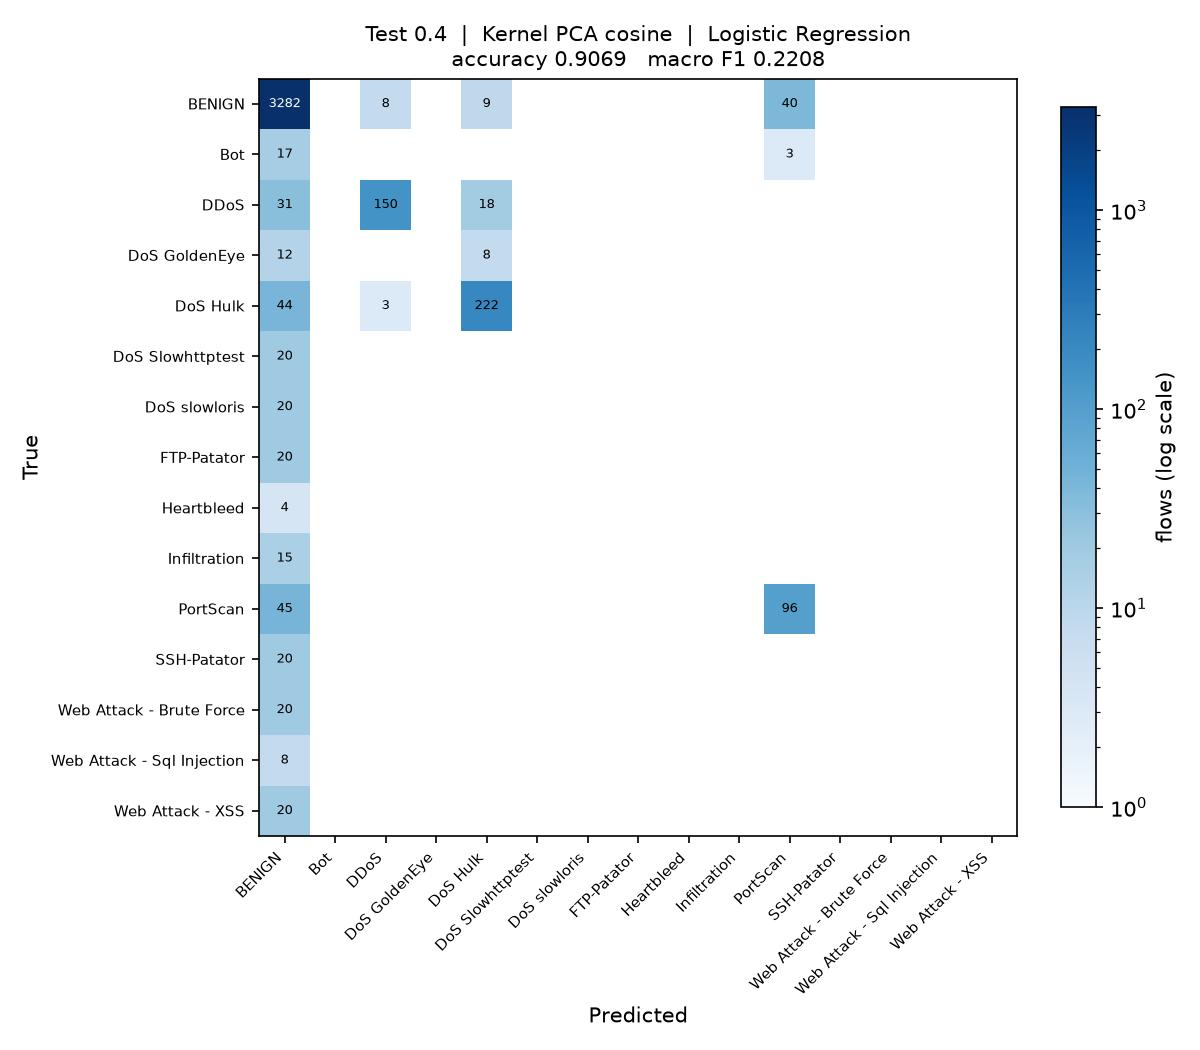

Source code (Python):
"""
Test_0.4_DR_COS_LR

Test size 0.4  |  Kernel PCA (cosine)  |  Logistic Regression  (reference sheet #2)

Note: taken in place of sheet #1 Linear Regression, which is a regressor and cannot classify.

Run on its own:

    python Test_0.4_DR_COS_LR.py

Writes Test_0.4_DR_COS_LR.jpg (confusion matrix) and appends one row to
results/75_runs.csv.
"""

import os
import sys
import time
import warnings
from pathlib import Path

import matplotlib
matplotlib.use("Agg")
import matplotlib.pyplot as plt
import numpy as np
import pandas as pd
from sklearn.decomposition import KernelPCA
from sklearn.impute import SimpleImputer
from sklearn.metrics import (accuracy_score, confusion_matrix, f1_score,
                             precision_score, recall_score)
from sklearn.model_selection import train_test_split
from sklearn.preprocessing import LabelEncoder, StandardScaler
from sklearn.linear_model import LogisticRegression

sys.path.insert(0, str(Path(__file__).resolve().parent.parent))
from common import load_sample                      # noqa: E402

warnings.filterwarnings("ignore")

# ----- this run -------------------------------------------------------------
TEST_SIZE = 0.4
KERNEL = "cosine"
CLASSIFIER = "LR"
N_COMPONENTS = 15
# ----------------------------------------------------------------------------

SEED = 0
N_JOBS = max(1, (os.cpu_count() or 2) // 2)
STEM = "Test_0.4_DR_COS_LR"
HERE = Path(__file__).resolve().parent
RESULTS = HERE.parent / "results"


def main():
    t0 = time.time()
    df = load_sample(10000, 50, SEED)
    y = LabelEncoder().fit_transform(df["Label"])
    X = df.drop(columns=["Label", "Day"])
    classes = sorted(df["Label"].unique())
    print(f"{len(df):,} flows, {X.shape[1]} features, {len(classes)} classes")

    X_train, X_test, y_train, y_test = train_test_split(
        X, y, test_size=TEST_SIZE, random_state=SEED, stratify=y)

    # mean imputation and scaling, fitted on the training split only
    imputer = SimpleImputer(strategy="mean").fit(X_train)
    scaler = StandardScaler().fit(imputer.transform(X_train))
    X_train = scaler.transform(imputer.transform(X_train))
    X_test = scaler.transform(imputer.transform(X_test))

    # dimensionality reduction: Kernel PCA, fitted on the training split only.
    # arpack keeps the largest positive eigenvalues; the randomized solver ranks
    # them by magnitude and fails on the sigmoid kernel, which is not PSD.
    kpca = KernelPCA(n_components=N_COMPONENTS, kernel=KERNEL,
                     eigen_solver="arpack", random_state=SEED, n_jobs=N_JOBS)
    X_train = kpca.fit_transform(X_train)
    X_test = kpca.transform(X_test)
    print(f"Kernel PCA ({KERNEL}): {X_train.shape[1]} components")

    classifier = LogisticRegression(max_iter=2000, random_state=SEED)
    classifier.fit(X_train, y_train)
    y_pred = classifier.predict(X_test)

    acc = accuracy_score(y_test, y_pred)
    pre = precision_score(y_test, y_pred, average="macro", zero_division=0)
    rec = recall_score(y_test, y_pred, average="macro", zero_division=0)
    f1 = f1_score(y_test, y_pred, average="macro", zero_division=0)
    pre_w = precision_score(y_test, y_pred, average="weighted", zero_division=0)
    rec_w = recall_score(y_test, y_pred, average="weighted", zero_division=0)
    f1_w = f1_score(y_test, y_pred, average="weighted", zero_division=0)

    print(f"Accuracy  : {acc:.4f}")
    print(f"Precision : {pre:.4f}")
    print(f"Recall    : {rec:.4f}")
    print(f"F1 Score  : {f1:.4f}")

    # confusion matrix image, named to match this script
    cm = confusion_matrix(y_test, y_pred, labels=range(len(classes)))
    fig, ax = plt.subplots(figsize=(8, 7))
    im = ax.imshow(cm, cmap="Blues", norm=matplotlib.colors.LogNorm(vmin=1))
    ax.set_xticks(range(len(classes)), classes, rotation=45, ha="right", fontsize=7)
    ax.set_yticks(range(len(classes)), classes, fontsize=7)
    ax.set_xlabel("Predicted")
    ax.set_ylabel("True")
    ax.set_title(f"Test {TEST_SIZE}  |  Kernel PCA {KERNEL}  |  Logistic Regression\n"
                 f"accuracy {acc:.4f}   macro F1 {f1:.4f}", fontsize=10)
    for i in range(len(classes)):
        for j in range(len(classes)):
            if cm[i, j]:
                ax.text(j, i, cm[i, j], ha="center", va="center", fontsize=6,
                        color="white" if cm[i, j] > cm.max() / 3 else "black")
    fig.colorbar(im, ax=ax, fraction=0.04, label="flows (log scale)")
    fig.tight_layout()
    fig.savefig(HERE / f"{STEM}.jpg", dpi=150)
    plt.close(fig)

    # one row appended to the shared results table
    RESULTS.mkdir(exist_ok=True)
    row = {"Test": TEST_SIZE, "DR": "COS", "Clas": CLASSIFIER,
           "Acc": round(acc, 4), "Pre": round(pre, 4), "Rec": round(rec, 4),
           "F1": round(f1, 4),
           "Pre_weighted": round(pre_w, 4), "Rec_weighted": round(rec_w, 4),
           "F1_weighted": round(f1_w, 4),
           "n_components": N_COMPONENTS, "seconds": round(time.time() - t0, 1),
           "script": STEM}
    out = RESULTS / "75_runs.csv"
    old = pd.read_csv(out).to_dict("records") if out.exists() else []
    old = [r for r in old if r.get("script") != STEM]
    pd.DataFrame(old + [row]).to_csv(out, index=False)
    print(f"saved {STEM}.jpg and appended to results/75_runs.csv "
          f"({time.time() - t0:.0f}s)")


if __name__ == "__main__":
    main()
